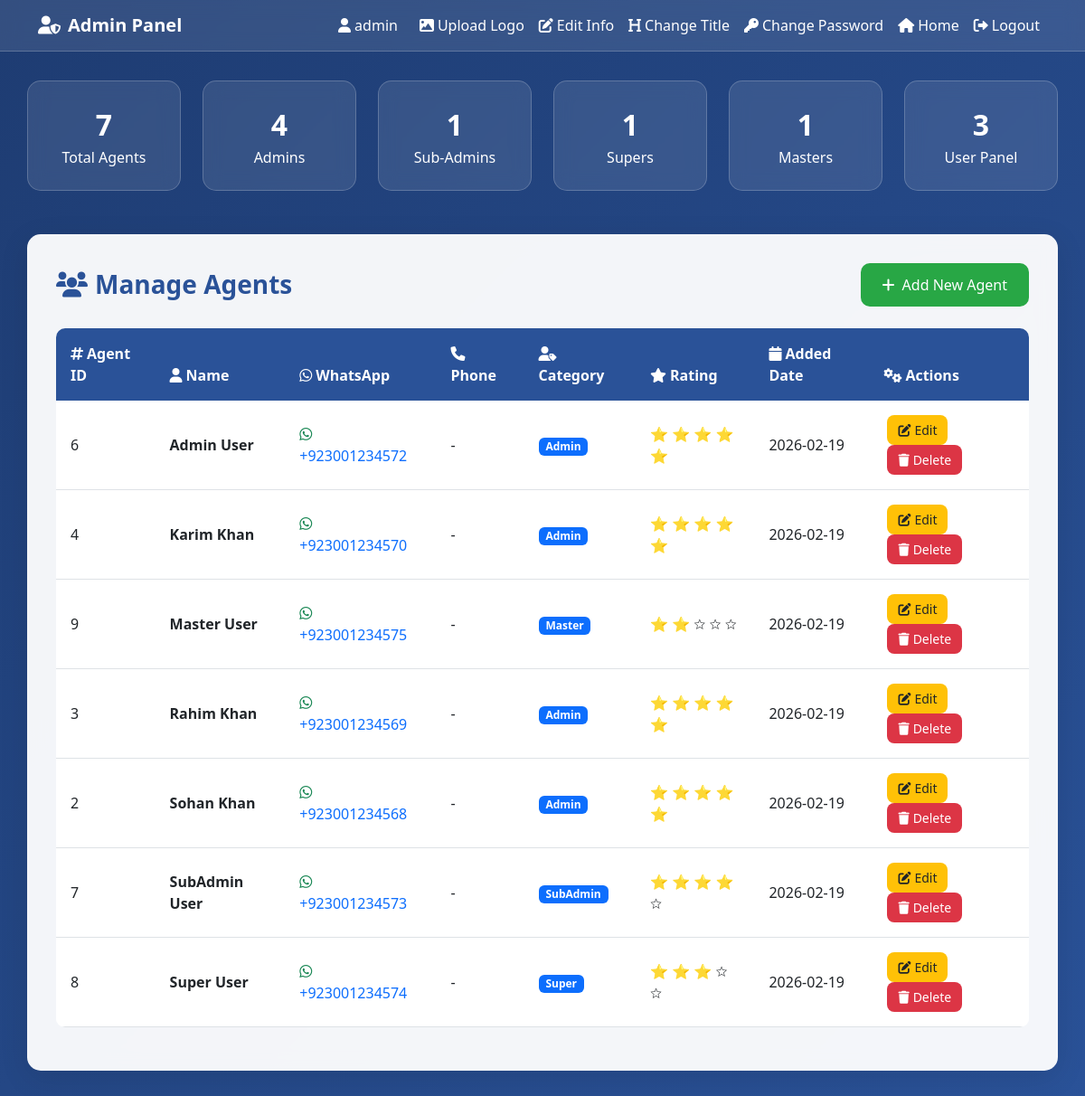
Screenshot of /admin (signed in) with the database file from the repository.
### tables this page shows
CREATE TABLE agents (
            id INTEGER PRIMARY KEY AUTOINCREMENT,
            name TEXT NOT NULL,
            whatsapp_number TEXT NOT NULL,
            city TEXT NOT NULL,
            created_at TIMESTAMP DEFAULT CURRENT_TIMESTAMP
        , category TEXT DEFAULT "Admin", rating INTEGER DEFAULT 5);

### app.py (the view)
@app.route('/admin')
@login_required
def admin():
    conn = get_db_connection()
    agents = conn.execute('SELECT * FROM agents ORDER BY name').fetchall()
    admin_count = conn.execute('SELECT COUNT(*) FROM agents WHERE category = "Admin"').fetchone()[0]
    subadmin_count = conn.execute('SELECT COUNT(*) FROM agents WHERE category = "SubAdmin"').fetchone()[0]
    super_count = conn.execute('SELECT COUNT(*) FROM agents WHERE category = "Super"').fetchone()[0]
    master_count = conn.execute('SELECT COUNT(*) FROM agents WHERE category = "Master"').fetchone()[0]
    user_count = conn.execute('SELECT COUNT(*) FROM agents WHERE category != "Admin"').fetchone()[0]
    conn.close()
    agents_list = []
    for agent in agents:
        agent_dict = dict(agent)
        if agent_dict['created_at']:
            agent_dict['created_at'] = str(agent_dict['created_at'])
        agents_list.append(agent_dict)
    return render_template('admin.html', agents=agents_list,
                       admin_count=admin_count,
                       subadmin_count=subadmin_count,
                       super_count=super_count,
                       master_count=master_count,
                       user_count=user_count)

### app.py (called while the page is built)
def get_db_connection():
    conn = sqlite3.connect('database.db', timeout=5, check_same_thread=False)
    conn.row_factory = sqlite3.Row
    return conn

def login_required(f):
    @wraps(f)
    def decorated_function(*args, **kwargs):
        if 'admin_id' not in session:
            return redirect(url_for('login'))
        return f(*args, **kwargs)
    return decorated_function

### templates/admin.html (shortened to what this page needs)
<!DOCTYPE html>
<html lang="ur">
<head>
    <link href="https://cdn.jsdelivr.net/npm/bootstrap@5.3.0/dist/css/bootstrap.min.css" rel="stylesheet">
    <link href="https://cdnjs.cloudflare.com/ajax/libs/font-awesome/6.0.0/css/all.min.css" rel="stylesheet">
</head>
<body>
    <nav class="navbar navbar-expand-lg">
        <div class="container">
            <a class="navbar-brand text-white fw-bold" href="{{ url_for('admin') }}">
                <i class="fas fa-user-shield me-2"></i>Admin Panel
            </a>
            <div class="navbar-nav ms-auto">
                <span class="navbar-text text-white me-3">
                    <i class="fas fa-user me-1"></i>{{ session.admin_username }}
                </span>
                <a class="nav-link text-white" href="{{ url_for('upload_logo') }}">
                    <i class="fas fa-image me-1"></i>Upload Logo
                </a>
                <a class="nav-link text-white" href="{{ url_for('edit_info') }}">
                    <i class="fas fa-edit me-1"></i>Edit Info
                </a>
                <a class="nav-link text-white" href="{{ url_for('change_title') }}">
                    <i class="fas fa-heading me-1"></i>Change Title
                </a>
                <a class="nav-link text-white" href="{{ url_for('change_password') }}">
                    <i class="fas fa-key me-1"></i>Change Password
                </a>
                <a class="nav-link text-white" href="{{ url_for('index') }}">
                    <i class="fas fa-home me-1"></i>Home
                </a>
                <a class="nav-link text-white" href="{{ url_for('logout') }}">
                    <i class="fas fa-sign-out-alt me-1"></i>Logout
                </a>
            </div>
        </div>
    </nav>
    <div class="container main-container">
        <div class="row stats-row">
            <div class="col-md-2 col-6 mb-3">
                <div class="stat-card">
                    <div class="stat-number">{{ agents|length }}</div>
                    <div>Total Agents</div>
                </div>
            </div>
            <div class="col-md-2 col-6 mb-3">
                <div class="stat-card">
                    <div class="stat-number">{{ admin_count }}</div>
                    <div>Admins</div>
                </div>
            </div>
            <div class="col-md-2 col-6 mb-3">
                <div class="stat-card">
                    <div class="stat-number">{{ subadmin_count }}</div>
                    <div>Sub-Admins</div>
                </div>
            </div>
            <div class="col-md-2 col-6 mb-3">
                <div class="stat-card">
                    <div class="stat-number">{{ super_count }}</div>
                    <div>Supers</div>
                </div>
            </div>
            <div class="col-md-2 col-6 mb-3">
                <div class="stat-card">
                    <div class="stat-number">{{ master_count }}</div>
                    <div>Masters</div>
                </div>
            </div>
            <div class="col-md-2 col-6 mb-3">
                <div class="stat-card">
                    <div class="stat-number">{{ user_count }}</div>
                    <div>User Panel</div>
                </div>
            </div>
        </div>
        <div class="admin-card">
            <div class="d-flex justify-content-between align-items-center mb-4">
                <h3 class="section-title mb-0">
                    <i class="fas fa-users me-2"></i>Manage Agents
                </h3>
                <a href="{{ url_for('add_agent') }}" class="btn btn-add">
                    <i class="fas fa-plus me-2"></i>Add New Agent
                </a>
            </div>
            {% if agents %}
                <div class="table-responsive">
                    <table class="table agent-table">
                        <thead>
                            <tr>
                                <th><i class="fas fa-hashtag me-1"></i>Agent ID</th>
                                <th><i class="fas fa-user me-1"></i>Name</th>
                                <th><i class="fab fa-whatsapp me-1"></i>WhatsApp</th>
                                <th><i class="fas fa-phone me-1"></i>Phone</th>
                                <th><i class="fas fa-user-tag me-1"></i>Category</th>
                                <th><i class="fas fa-star me-1"></i>Rating</th>
                                <th><i class="fas fa-calendar me-1"></i>Added Date</th>
                                <th><i class="fas fa-cogs me-1"></i>Actions</th>
                            </tr>
                        </thead>
                        <tbody>
                            {% for agent in agents %}
                            <tr>
                                <td>{{ agent.agent_custom_id or agent.id }}</td>
                                <td>
                                    <strong>{{ agent.name }}</strong>
                                </td>
                                <td>
                                    <a href="https://wa.me/{{ agent.whatsapp_number.replace('-', '').replace(' ', '') }}"
                                       target="_blank" class="text-decoration-none">
                                        <i class="fab fa-whatsapp text-success me-1"></i>
                                        {{ agent.whatsapp_number }}
                                    </a>
                                </td>
                                <td>
                                    {{ agent.phone_number or '-' }}
                                </td>
                                <td>
                                    <span class="badge bg-primary">{{ agent.category }}</span>
                                </td>
                                <td>
                                    {% set rating = agent.rating | default(5) %}
                                    {% for i in range(rating) %}
                                        ⭐
                                    {% endfor %}
                                    {% if rating < 5 %}
                                        {% for i in range(5 - rating) %}
                                            ☆
                                        {% endfor %}
                                    {% endif %}
                                </td>
                                <td>{{ agent.created_at[:10] if agent.created_at else 'N/A' }}</td>
                                <td>
                                    <a href="{{ url_for('edit_agent', agent_id=agent.id) }}"
                                       class="btn btn-sm btn-action btn-edit">
                                        <i class="fas fa-edit me-1"></i>Edit
                                    </a>
                                    <a href="{{ url_for('delete_agent', agent_id=agent.id) }}"
                                       class="btn btn-sm btn-action btn-delete"
                                       onclick="return confirm('Are you sure you want to delete this agent?')">
                                        <i class="fas fa-trash me-1"></i>Delete
                                    </a>
                                </td>
                            </tr>
                            {% endfor %}
                        </tbody>
                    </table>
                </div>
            {% else %}
                <div class="empty-state">
                    <i class="fas fa-users-slash"></i>
                    <h4>No Agents Found</h4>
                    <p>Start by adding your first agent using the button above.</p>
                </div>
            {% endif %}
        </div>
    </div>
</body>
</html>

### templates/admin.html (style rules this page uses)
body { background: linear-gradient(135deg, #1e3c72 0%, #2a5298 100%); min-height: 100vh; font-family: 'Segoe UI', Tahoma, Geneva, Verdana, sans-serif; }
.navbar { background: rgba(255, 255, 255, 0.1); backdrop-filter: blur(10px); border-bottom: 1px solid rgba(255, 255, 255, 0.2); }
.main-container { padding: 2rem 0; }
.admin-card { background: rgba(255, 255, 255, 0.95); backdrop-filter: blur(10px); border-radius: 15px; padding: 2rem; box-shadow: 0 8px 32px rgba(0, 0, 0, 0.1); }
.section-title { color: #2a5298; font-weight: 600; margin-bottom: 1.5rem; }
.agent-table { background: white; border-radius: 10px; overflow: hidden; }
.agent-table th { background: #2a5298; color: white; border: none; padding: 1rem; }
.agent-table td { padding: 1rem; vertical-align: middle; }
.btn-action { padding: 0.375rem 0.75rem; border-radius: 8px; font-size: 0.875rem; margin: 0 0.25rem; }
.btn-edit { background: #ffc107; color: #212529; border: none; }
.btn-delete { background: #dc3545; color: white; border: none; }
.btn-add { background: #28a745; color: white; border: none; border-radius: 10px; padding: 0.75rem 1.5rem; transition: all 0.3s ease; }
.stats-row { margin-bottom: 2rem; }
.stat-card { background: rgba(255, 255, 255, 0.1); backdrop-filter: blur(10px); border: 1px solid rgba(255, 255, 255, 0.2); border-radius: 15px; padding: 1.5rem; color: white; text-align: center; }
.stat-number { font-size: 2rem; font-weight: bold; }

### rows the page displays
agents: id "6", name "Admin User", whatsapp_number "+923001234572", phone_number "-", category "Admin", created_at "2026-02-19"
agents: id "4", name "Karim Khan", whatsapp_number "+923001234570", phone_number "-", category "Admin", created_at "2026-02-19"
agents: id "9", name "Master User", whatsapp_number "+923001234575", phone_number "-", category "Master", created_at "2026-02-19"
agents: id "3", name "Rahim Khan", whatsapp_number "+923001234569", phone_number "-", category "Admin", created_at "2026-02-19"
agents: id "2", name "Sohan Khan", whatsapp_number "+923001234568", phone_number "-", category "Admin", created_at "2026-02-19"
agents: id "7", name "SubAdmin User", whatsapp_number "+923001234573", phone_number "-", category "SubAdmin", created_at "2026-02-19"
agents: id "8", name "Super User", whatsapp_number "+923001234574", phone_number "-", category "Super", created_at "2026-02-19"

### other values shown
{{ session.admin_username }} "admin"
{{ agents|length }} "7"
{{ admin_count }} "4"
{{ subadmin_count }} "1"
{{ super_count }} "1"
{{ master_count }} "1"
{{ user_count }} "3"
